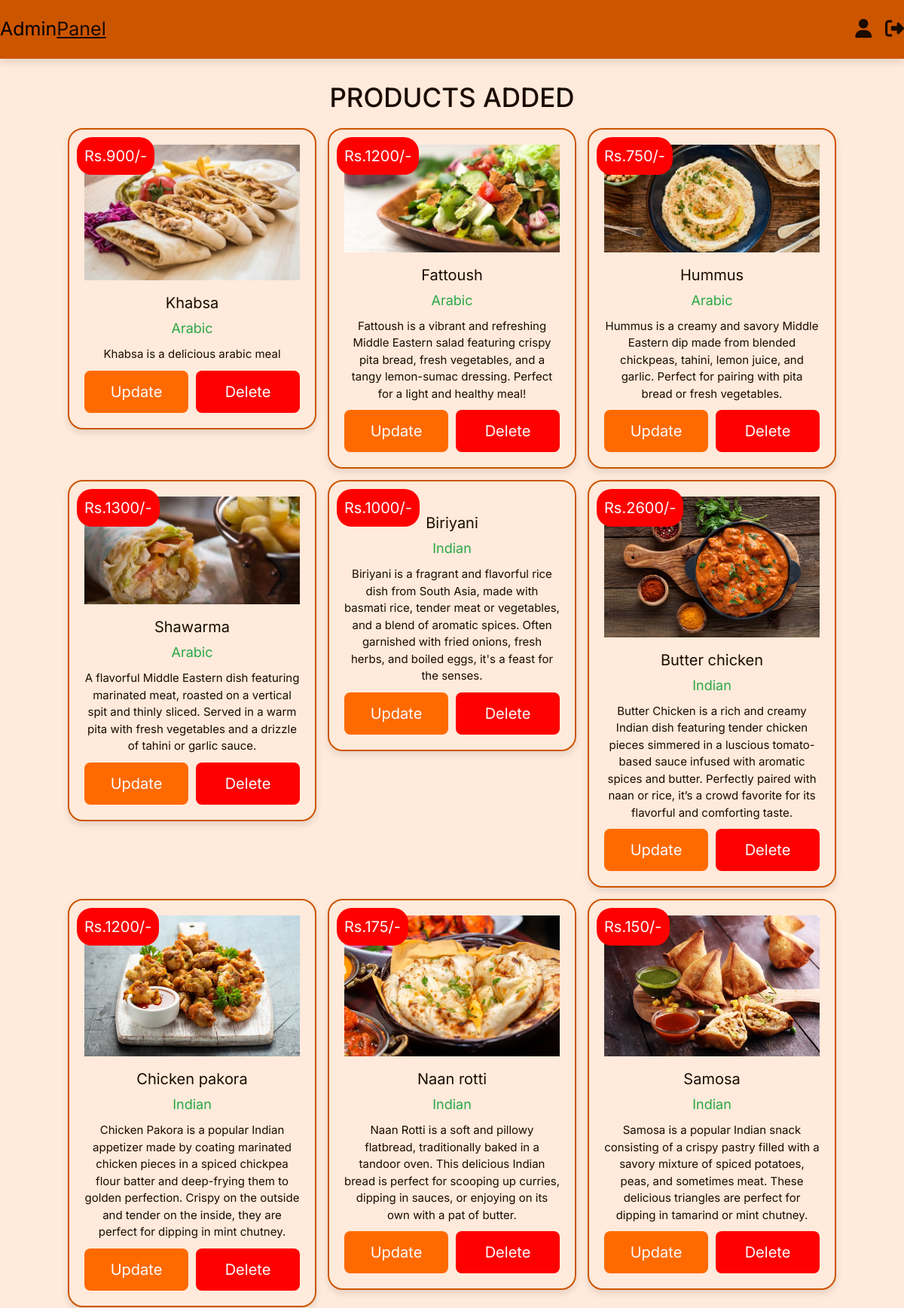
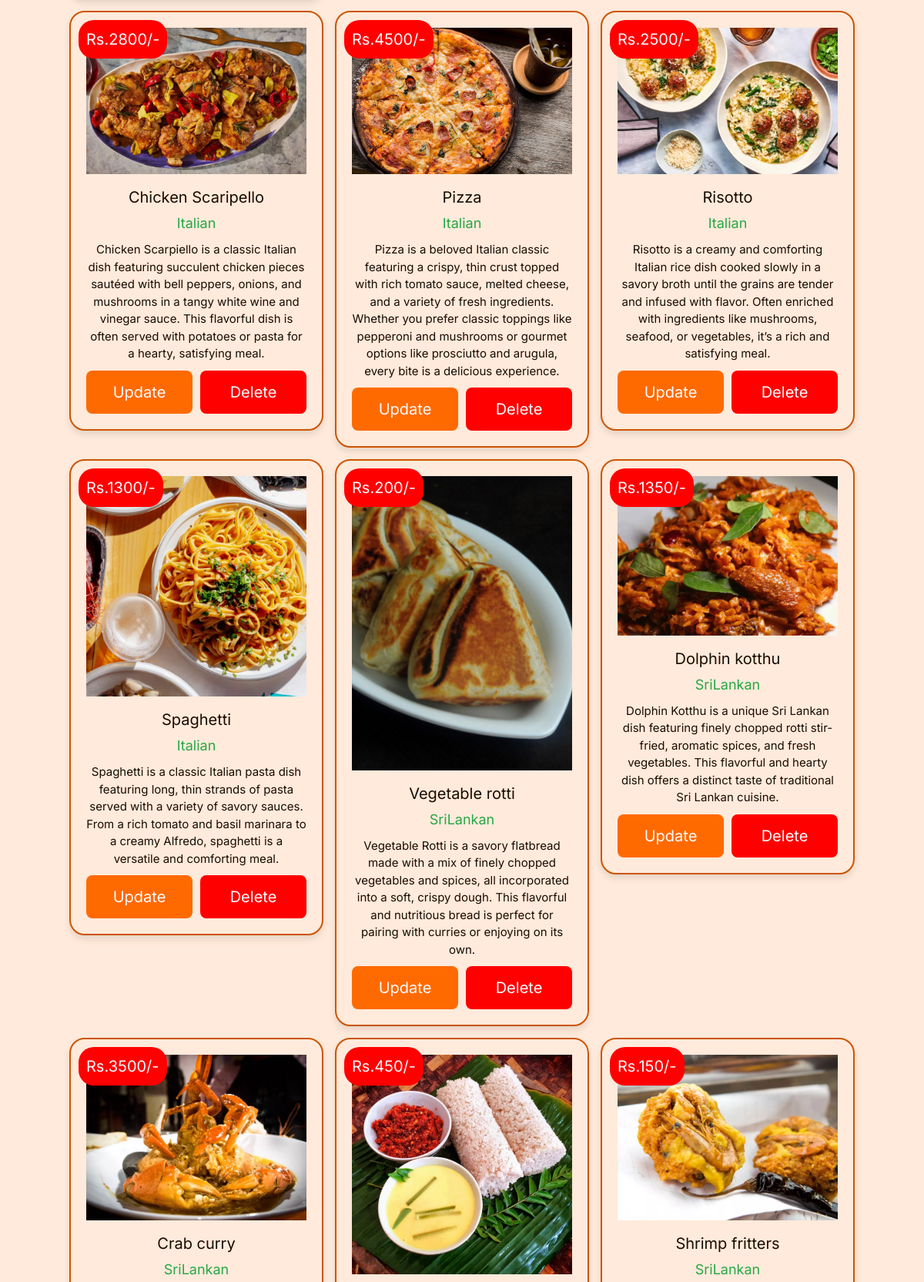
Page /admin_products.php (signed in, upper part) on the committed database (2 pictures, top to bottom).
### tables this page shows
CREATE TABLE `products` (
  `id` int(100) NOT NULL,
  `name` varchar(100) NOT NULL,
  `category` varchar(20) NOT NULL,
  `details` varchar(500) NOT NULL,
  `price` int(100) NOT NULL,
  `image` varchar(100) NOT NULL
);

### admin_products.php (the view, shortened to what this page needs)
<?php
@include 'config.php';
?>
<!DOCTYPE html>
<html lang="en">
<head>
   <link rel="stylesheet" href="https://cdn.jsdelivr.net/npm/bootstrap@4.0.0/dist/css/bootstrap.min.css">
   <link rel="stylesheet" href="css/all.min.css" />
   <link rel="stylesheet" href="css/fontawesome.min.css" />
   <link rel="stylesheet" href="css/admin_style.css">
</head>
<body>
   <?php include 'admin_header.php'; ?>
   <section class="show-products">
      <br>
      <br>
      <h1 class="title">products added</h1>
      <div class="box-container">
         <?php
         $show_products = $conn->prepare("SELECT * FROM `products`");
         $show_products->execute();
         if ($show_products->rowCount() > 0) {
            while ($fetch_products = $show_products->fetch(PDO::FETCH_ASSOC)) {
         ?>
               <div class="box">
                  <div class="price">Rs.<?= $fetch_products['price']; ?>/-</div>
                  <img src="uploaded_img/<?= $fetch_products['image']; ?>" alt="">
                  <div class="name"><?= $fetch_products['name']; ?></div>
                  <div class="cat"><?= $fetch_products['category']; ?></div>
                  <div class="details"><?= $fetch_products['details']; ?></div>
                  <div class="flex-btn">
                     <a href="admin_update_product.php?update=<?= $fetch_products['id']; ?>" class="option-btn">update</a>
                     <a href="admin_products.php?delete=<?= $fetch_products['id']; ?>" class="delete-btn" onclick="return confirm('delete this product?');">delete</a>
                  </div>
               </div>
         <?php
            }
         } else {
            echo '<p class="empty">now products added yet!</p>';
         }
         ?>
      </div>
   </section>
</body>
</html>

### css/admin_style.css (style rules this page uses)
.show-products { padding-top: 0; }
.show-products .box-container { display: grid; grid-template-columns: repeat(auto-fit, 33rem); gap: 1.5rem; align-items: flex-start; justify-content: center; }
.show-products .box-container .box { text-align: center; border: var(--border); box-shadow: var(--box-shadow); background-color: var(--secondary); border-radius: 2rem; padding: 2rem; position: relative; }
.show-products .box-container .box .price { position: absolute; top: 1rem; left: 1rem; padding: 1rem; font-size: 2rem; color: var(--text-white); background-color: red; border-radius: 2rem; }
.show-products .box-container .box img { width: 100%; margin-bottom: 1rem; }
.show-products .box-container .box .name { margin: 0.5rem 0; font-size: 2rem; color: var(--black); }
.show-products .box-container .box .cat { font-size: 1.8rem; color: var(--green); }
.show-products .box-container .box .details { padding-top: 1rem; font-size: 1.5rem; line-height: 1.5; color: var(--light-color); }

### css/components.css (style rules this page uses)
:root { --border: 0.2rem solid var(--primary); --box-shadow: 0 0.5rem 1rem rgba(0, 0, 0, 0.1); --text: #1a0b00; --text-white: #fbfbfe; --background: #fbfbfe; --primary: #cc5500; --secondary: #ffeadb; --accent: #ff6a00; }
* { font-family: "inter", sans-serif; margin: 0; padding: 0; box-sizing: border-box; outline: none; border: none; text-decoration: none; color: var(--text); }
body { background-color: var(--secondary); }
html { font-size: 62.5%; overflow-x: hidden; scroll-behavior: smooth; scroll-padding-top: 6.5rem; }
section { padding: 3rem 2rem; max-width: 1200px; margin: 0 auto; }
.btn, .delete-btn, .option-btn { display: block; width: 100%; margin-top: 1rem; border-radius: 0.8rem; color: var(--text-white); font-size: 2rem; padding: 1.3rem 3rem; text-transform: capitalize; cursor: pointer; text-align: center; }
.delete-btn { background-color: red; text-decoration: none; }
.option-btn { background-color: var(--accent); text-decoration: none; }
.flex-btn { text-decoration: none; display: flex; flex-wrap: wrap; gap: 1rem; }
.flex-btn > * { flex: 1; }
.title { text-align: center; margin-bottom: 2rem; text-transform: uppercase; color: var(--text); font-size: 3.5rem; }

### rows in the picture
products: price "900", image (picture), name "Khabsa", category "Arabic", details "Khabsa is a delicious arabic meal"
products: price "1200", image (picture), name "Fattoush", category "Arabic", details "Fattoush is a vibrant and refreshing Middle Eastern salad featuring crispy pita bread, fresh vegetables, and a tangy lemon-sumac dressing. Perfect for a light and healthy meal!"
products: price "750", image (picture), name "Hummus", category "Arabic", details "Hummus is a creamy and savory Middle Eastern dip made from blended chickpeas, tahini, lemon juice, and garlic. Perfect for pairing with pita bread or fresh vegetables."
products: price "1300", image (picture), name "Shawarma", category "Arabic", details "A flavorful Middle Eastern dish featuring marinated meat, roasted on a vertical spit and thinly sliced. Served in a warm pita with fresh vegetables and a drizzle of tahini or garlic sauce."
products: price "1000", name "Biriyani", category "Indian", details "Biriyani is a fragrant and flavorful rice dish from South Asia, made with basmati rice, tender meat or vegetables, and a blend of aromatic spices. Often garnished with fried onions, fresh herbs, and boiled eggs, it's a feast for the senses."
products: price "2600", image (picture), name "Butter chicken", category "Indian", details "Butter Chicken is a rich and creamy Indian dish featuring tender chicken pieces simmered in a luscious tomato-based sauce infused with aromatic spices and butter. Perfectly paired with naan or rice, it’s a crowd favorite for its flavorful and comforting taste."
products: price "1200", image (picture), name "Chicken pakora", category "Indian", details "Chicken Pakora is a popular Indian appetizer made by coating marinated chicken pieces in a spiced chickpea flour batter and deep-frying them to golden perfection. Crispy on the outside and tender on the inside, they are perfect for dipping in mint chutney."
products: price "175", image (picture), name "Naan rotti", category "Indian", details "Naan Rotti is a soft and pillowy flatbread, traditionally baked in a tandoor oven. This delicious Indian bread is perfect for scooping up curries, dipping in sauces, or enjoying on its own with a pat of butter."
products: price "150", image (picture), name "Samosa", category "Indian", details "Samosa is a popular Indian snack consisting of a crispy pastry filled with a savory mixture of spiced potatoes, peas, and sometimes meat. These delicious triangles are perfect for dipping in tamarind or mint chutney."
products: price "2800", image (picture), name "Chicken Scaripello", category "Italian", details "Chicken Scarpiello is a classic Italian dish featuring succulent chicken pieces sautéed with bell peppers, onions, and mushrooms in a tangy white wine and vinegar sauce. This flavorful dish is often served with potatoes or pasta for a hearty, satisfying meal."
products: price "4500", image (picture), name "Pizza", category "Italian", details "Pizza is a beloved Italian classic featuring a crispy, thin crust topped with rich tomato sauce, melted cheese, and a variety of fresh ingredients. Whether you prefer classic toppings like pepperoni and mushrooms or gourmet options like prosciutto and arugula, every bite is a delicious experience."
products: price "2500", image (picture), name "Risotto", category "Italian", details "Risotto is a creamy and comforting Italian rice dish cooked slowly in a savory broth until the grains are tender and infused with flavor. Often enriched with ingredients like mushrooms, seafood, or vegetables, it’s a rich and satisfying meal."
products: price "1300", image (picture), name "Spaghetti", category "Italian", details "Spaghetti is a classic Italian pasta dish featuring long, thin strands of pasta served with a variety of savory sauces. From a rich tomato and basil marinara to a creamy Alfredo, spaghetti is a versatile and comforting meal."
products: price "200", image (picture), name "Vegetable rotti", category "SriLankan", details "Vegetable Rotti is a savory flatbread made with a mix of finely chopped vegetables and spices, all incorporated into a soft, crispy dough. This flavorful and nutritious bread is perfect for pairing with curries or enjoying on its own."
products: price "1350", image (picture), name "Dolphin kotthu", category "SriLankan", details "Dolphin Kotthu is a unique Sri Lankan dish featuring finely chopped rotti stir-fried, aromatic spices, and fresh vegetables. This flavorful and hearty dish offers a distinct taste of traditional Sri Lankan cuisine."
products: price "3500", image (picture), name "Crab curry", category "SriLankan"
products: price "450", image (picture)
products: price "150", image (picture), name "Shrimp fritters", category "SriLankan"
